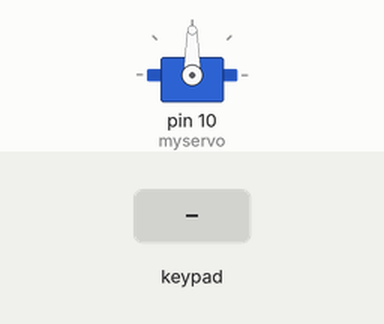
Bench run of a sketch on a simulated Arduino Uno, built with avr-gcc and run on an emulated ATmega328P. Parts: servo. Inputs (shaded band) come from the test bench. What the sketch prints to the serial monitor is not drawn.

Above: at 1.2 s.
1.3 s: keypad keys 9 8 7 pressed 0.4 s apart
At 3.2 s:
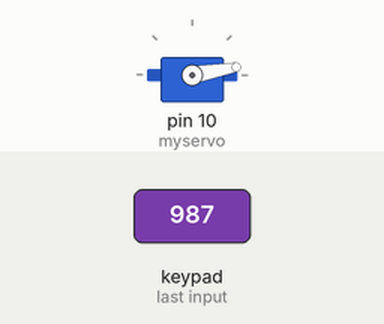
10.1 s: keypad keys 1 2 3 pressed 0.4 s apart
At 11.2 s:
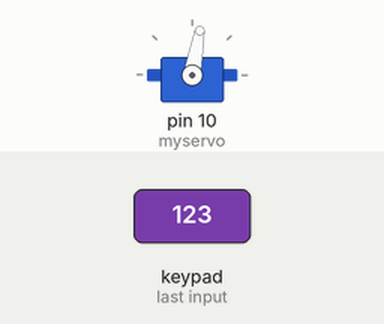
Timing chart, 0 to 13.1 s (numbered marks = the images above; inputs shaded):
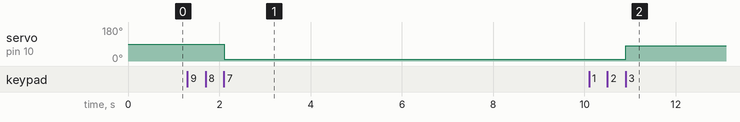

The sketch:

smartgarage.ino
```cpp
#include <Keypad.h>
#include <Servo.h>

#define codeLength 4
Servo myservo;
char code[codeLength];
char passW[codeLength]="123";
byte keycount=0;

const byte ROWS = 4;
const byte COLS = 4;
char hexaKeys[ROWS][COLS]={
  {'1','2','3','A'},
  {'4','5','6','B'},
  {'7','8','9','C'},
  {'*','0','#','D'}
};
byte rowPins[ROWS]={9,8,7};
byte colPins[COLS]={5,4,3};

Keypad customKeypad=Keypad(makeKeymap(hexaKeys),rowPins, colPins, ROWS ,COLS);
void setup()
{
  Serial.begin(9600);
  //pinMode(LED_BUILTIN, OUTPUT);
  myservo.attach(10);
}

void loop()
{
  //digitalWrite(LED_BUILTIN, HIGH);
  //delay(1000); // Wait for 1000 millisecond(s)
  //digitalWrite(LED_BUILTIN, LOW);
  //delay(1000); // Wait for 1000 millisecond(s)
  char customKey=customKeypad.getKey();
  if(customKey){
    //Serial.println(customKey);
    code[keycount]=customKey;
    Serial.print(code[keycount]);
    keycount++;
  }
  if(keycount==codeLength-1){
    Serial.println(" ");
    if(!strcmp(code,passW)){
      Serial.println("Correct");
      myservo.write(80);//unlock
      delay(20);
    }
    else{
    Serial.println("Incorrect");
      myservo.write(10);//lock
      delay(20);
    }
    deletecount();
  }
}
void deletecount()
{
  while(keycount!=0)
    code[keycount--]=0;
  return;
}
```

Measured:
- after the input at 1.3 s, servo on pin 10 (myservo): 90° → 10° after 0.80 s
- after the input at 10.1 s, servo on pin 10 (myservo): 10° → 80° after 0.81 s
